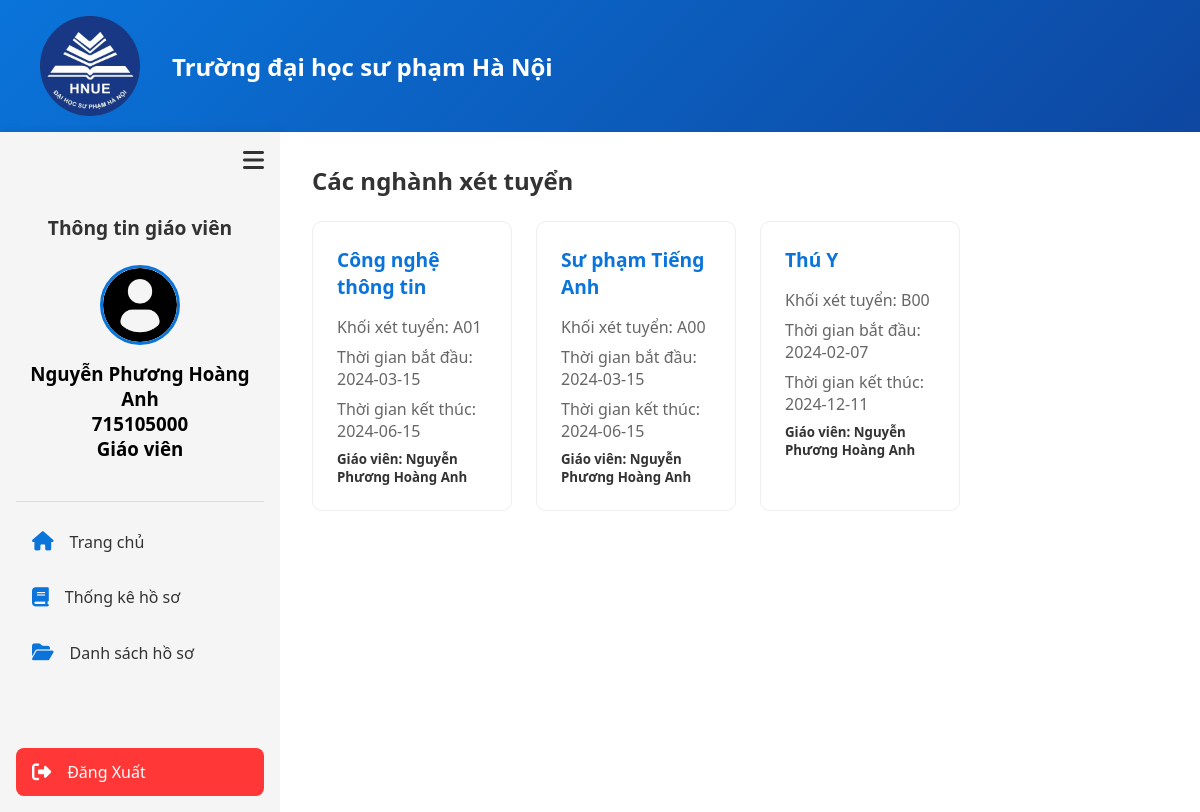
The app's page /trang_chu.php (signed in) with its own data.
### tables this page shows
CREATE TABLE `nghanh_xet_tuyen` (
  `id_nghanh` int(250) NOT NULL,
  `ten_nghanh` varchar(250) NOT NULL,
  `khoi_xet_tuyen` varchar(250) NOT NULL,
  `ngay_bat_dau` date NOT NULL,
  `ngay_ket_thuc` date DEFAULT NULL,
  `trang_thai` tinyint(1) NOT NULL,
  `giao_vien` varchar(250) NOT NULL
);

### function.php (the view, shortened to what this page needs)
<?php
include 'connectdb.php';
    function ifteacherstudent(){
        global $conn;
        $sql = "SELECT * FROM nghanh_xet_tuyen";
        $result = mysqli_query($conn, $sql);
        if (mysqli_num_rows($result) > 0) {
            while ($row = mysqli_fetch_assoc($result)) {
                if ($row['trang_thai'] == 1) {
                    echo '<div class="item-container">';
                    echo '<a class="item" href="nop_ho_so.php?id_nghanh=' . $row['id_nghanh'] . '&giao_vien_duyet=' . ($row['giao_vien']) . '">';
                    echo "<h4>" . htmlspecialchars($row['ten_nghanh']) . "</h4>";
                    echo "<p>Khối xét tuyển: " . htmlspecialchars($row['khoi_xet_tuyen']) . "</p>";
                    echo "<p>Thời gian bắt đầu: " . htmlspecialchars($row['ngay_bat_dau']) . "</p>";
                    echo "<p>Thời gian kết thúc: " . htmlspecialchars($row['ngay_ket_thuc']) . "</p>";
                    echo "<h5>Giáo viên: " . htmlspecialchars($row['giao_vien']) . "</h5>";
                    echo "</a>";
                    echo '</div>';
                }
            }
        }
    }
?>

### trang_chu.php (style rules this page uses)
* { margin: 0; padding: 0; box-sizing: border-box; font-family: system-ui, -apple-system, BlinkMacSystemFont, 'Segoe UI', Roboto, Oxygen, Ubuntu, Cantarell, 'Open Sans', 'Helvetica Neue', sans-serif; }
.item-container { position: relative; display: flex; flex-direction: row; }
.item { width: 200px; display: block; padding: 1.5rem; background: #fff; border-radius: 10px; border: 1px solid #eee; transition: all 0.3s ease; height: 100%; text-decoration: none; color: #333; }
.item h4 { font-size: 1.2rem; margin-bottom: 1rem; color: #0a74da; }
.item p { margin-bottom: 0.5rem; color: #666; }

### records on screen
nghanh_xet_tuyen: ten_nghanh "Công nghệ thông tin", khoi_xet_tuyen "A01", ngay_bat_dau "2024-03-15", ngay_ket_thuc "2024-06-15", giao_vien "Nguyễn Phương Hoàng Anh"
nghanh_xet_tuyen: ten_nghanh "Sư phạm Tiếng Anh", khoi_xet_tuyen "A00", ngay_bat_dau "2024-03-15", ngay_ket_thuc "2024-06-15", giao_vien "Nguyễn Phương Hoàng Anh"
nghanh_xet_tuyen: ten_nghanh "Thú Y", khoi_xet_tuyen "B00", ngay_bat_dau "2024-02-07", ngay_ket_thuc "2024-12-11", giao_vien "Nguyễn Phương Hoàng Anh"

### other values on screen
$_SESSION['ho_va_ten'] "Nguyễn Phương Hoàng Anh"
